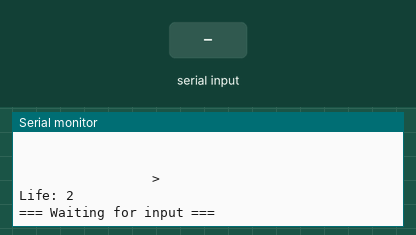
This sketch was run on a simulated Arduino Uno, built with avr-gcc and run on an emulated ATmega328P. Parts: the last lines printed to the serial monitor. The test bench sets the inputs (shaded band). Random numbers use the default seed unless the sketch sets one.

Above: at 4.2 s.
4.3 s: "W\n" received over Serial
At 5.5 s:
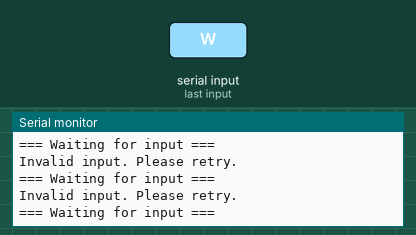
5.8 s: byte 83 ('S') received over Serial
At 6.9 s:
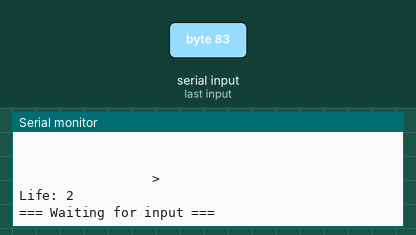
7.3 s: byte 115 ('s') received over Serial
8.9 s: byte 87 ('W') received over Serial
10.5 s: byte 68 ('D') received over Serial
At 11.8 s:
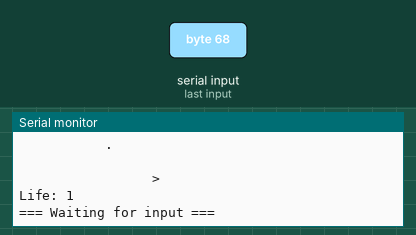

The sketch:

all.ino
```cpp
int board[4][4] = {{0, 0, 0, 0},
                   {0, 0, 0, 0},
                   {0, 0, 0, 0},
                   {0, 0, 0, 0}};

int player_psn[] = {0, 0};
int life = 1;

void display(bool show_bomb = false)
{
    int flag;
    for (int j = 0; j < 4; ++j)
    { //cout<<"--------------\n";
        Serial.print("           ");
        for (int i = 0; i < 4; ++i)
        {
            if (player_psn[0] == j && player_psn[1] == i)
            {
                Serial.print("@ ");
                if (player_psn[1] == 3)
                {
                    Serial.print('\n');
                }
                continue;
            }
            flag = board[j][i];

            switch (flag)
            {
            case 0:
            {
                Serial.print("  ");
                break;
            }
            case 1:
            {
                if (show_bomb)
                {
                    Serial.print("* ");
                }
                else
                {
                    Serial.print("  ");
                }
                break;
            }
            case 2:
            {
                Serial.print("X ");
                break;
            }
            case 5:
            {
                Serial.print(". ");
                break;
            }
            case 9:
            {
                Serial.print("> ");
                break;
            }
            case 10:
            {
                Serial.print("> ");
                break;
            }

            default:
                break;
            }

            if (3 == i)
                Serial.print("\n");
        }
    }
    //cout<<"--------------\n";
    Serial.print("Life: ");
    Serial.println(life);
}

void init_game()
{
    int i = 0, j = 0, k = 0; // temp variables - for loop control

    // initialize the status of the board
    for (i = 0; i <= 3; i++)
        for (j = 0; j <= 3; j++)
            board[i][j] = 0;
    board[0][0] = 9;  // starting position
    board[3][3] = 10; // ending position

    // initialize the status of the player
    life = 2;
    player_psn[0] = 0;
    player_psn[1] = 0;

    // randomly set mines on the board, except for the starting and ending positions
    k = 0; // number of already set mines
    while (k <= 3)
    {
        i = random(4); // get a random row number: 0-3
        j = random(4); // get a randon column number: 0-3

        // judge whether a mine can be placed on the randomly generated position
        if (board[i][j] != 1 && board[i][j] != 9 && board[i][j] != 10)
        {
            board[i][j] = 1;
            k++;
        }
    }
}

/**
 * [judge description]
 * @return [description] return <int> numbers indicating different status
 *     -1:	Step onto a mine and die.						Game over.
 *     0:	Nothing happens - nothing / discovered mines.	Continue.
 *     1:	Step onto a mine but do not die.				Continue.
 *     99:	Reach the destination.							Game win.
 */
int judge()
{
    // judge the status of the current location
    switch (board[player_psn[0]][player_psn[1]])
    {
    case 1: // step onto a undicovered mine
        board[player_psn[0]][player_psn[1]] = 2;
        life--;
        if (life < 0) // no extra opportunities, die!
            return -1;
        else // opportunities remain, continue game
            return 1;
    case 10: // get to the destination
        return 99;
    case 0: // step onto a undiscovered nothing position
        board[player_psn[0]][player_psn[1]] = 5;
    case 5:  // step onto a discovered nothing position
    default: // step onto a discovered mine
        return 0;
    }
}

void invalid_input()
{
    Serial.println("Invalid input. Please retry.");
    get_input();
}

void get_input()
{
    Serial.println("\n\n=== Waiting for input ===");
    while (Serial.available() <= 0)
    {
        delay(100);
    }

    char input_char = Serial.read();

    int psn_temp[2] = {0, 0}; // int psn_temp[2] = {player_psn[0], player_psn[1]}; leads to an error
    psn_temp[0] = player_psn[0];
    psn_temp[1] = player_psn[1];

    switch (input_char)
    {
    case 'W':
    case 'w':
    {
        psn_temp[0]--;
        break;
    }
    case 'S':
    case 's':
    {
        psn_temp[0]++;
        break;
    }
    case 'A':
    case 'a':
    {
        psn_temp[1]--;
        break;
    }
    case 'D':
    case 'd':
    {
        psn_temp[1]++;
        break;
    }
    default:
    {
        invalid_input();
        break;
    }
    }
    // Switch end

    // check if the position is valid.
    if (!(psn_temp[0] <= 3 && psn_temp[0] >= 0 && psn_temp[1] <= 3 && psn_temp[1] >= 0))
    {
        invalid_input();
        return;
    }
    // valid
    Serial.print("\nPlayer moved from (");
    Serial.print(player_psn[0]);
    Serial.print(",");
    Serial.print(player_psn[1]);
    Serial.print(") to (");
    Serial.print(psn_temp[0]);
    Serial.print(",");
    Serial.print(psn_temp[1]);
    Serial.print(").\n");

    player_psn[0] = psn_temp[0];
    player_psn[1] = psn_temp[1];
}

void clean_up()
{
    init_game();
    delay(3000);
    Serial.println("\n\n--------------- NEW GAME ---------------\n\n");
    display();
}

void setup()
{
    Serial.begin(9600);
    randomSeed(analogRead(0));
    clean_up();
}

void loop()
{
    get_input();
    int judge_state = judge();
    if (-1 == judge_state)
    {
        display(true);
        Serial.println("BOOOOOOOOOOOM");
        Serial.println("BOOOOOOOOOOOM");
        Serial.println("BOOOOOOOOOOOM");
        clean_up();
    }
    else if (99 == judge_state)
    {
        display(true);
        Serial.println("Congratulations!!!!!!!!");
        Serial.println("Congratulations!!!!!!!!");
        Serial.println("Congratulations!!!!!!!!");
        clean_up();
    }
    else
    {
        display();
    }
}
```

Measured:
- after the input at 4.3 s, the serial monitor: prints a new line at once (image 1)
- after the input at 5.8 s, the serial monitor: prints a new line after 0.06 s (image 2)
- after the input at 10.5 s, the serial monitor: prints a new line after 0.07 s (image 3)
